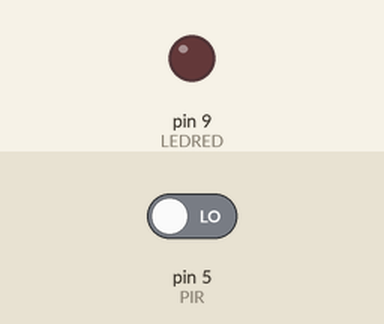
Simulated run of this sketch. Board: Arduino Uno, built with avr-gcc and run on an emulated ATmega328P. Parts: output pins drawn as LEDs (lit = HIGH). The test bench sets the inputs (shaded band); at power-on: pin 5 (PIR) LOW.

Above: at 1.2 s.
1.3 s: pin 5 (PIR) driven HIGH
At 2.1 s:
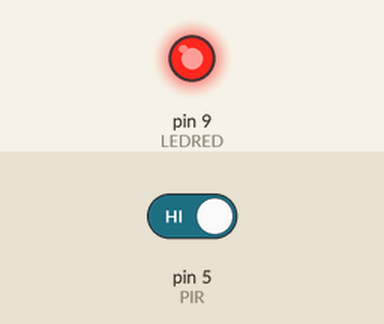
2.8 s: pin 5 (PIR) driven LOW
At 3.2 s:
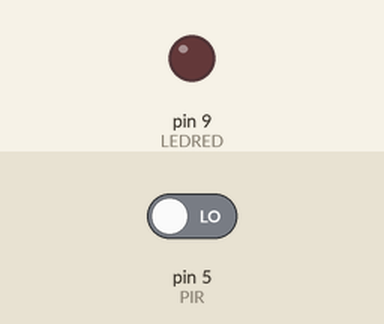
Timing chart, 0 to 5.8 s (numbered marks = the images above; inputs shaded):
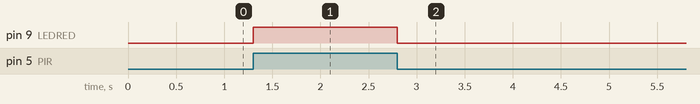

Measured:
- after the input at 1.3 s, pin 9 (LEDRED): LOW → HIGH at once
- after the input at 2.8 s, pin 9 (LEDRED): HIGH → LOW at once

The sketch:

sketch_apr29aExercise_1.ino
```cpp
int LEDRED = 9;
int PIR = 5;
int ReadValue;

void setup() {
  pinMode(LEDRED,OUTPUT);
   pinMode(PIR,INPUT);

}

void loop() {
  ReadValue = digitalRead (PIR);
  if (ReadValue == HIGH)
  {digitalWrite(LEDRED, HIGH);

  }
  else {
    digitalWrite(LEDRED, LOW);


  }
}
```
